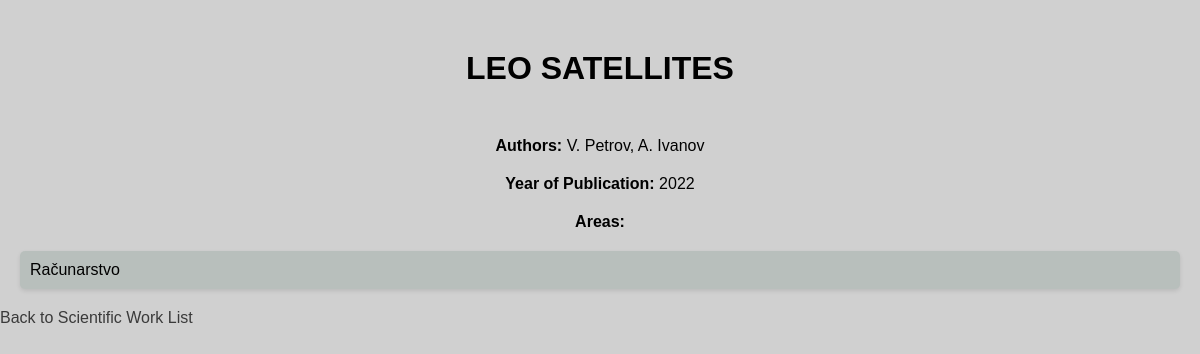
/scientificworks/1/, run on the app's committed database.
### main/models.py (models this page shows, shortened)
class ScientificWork(models.Model):
    id = models.AutoField(primary_key=True)
    title = models.CharField(max_length=255)
    authors = models.CharField(max_length=255)
    year_of_publication = models.IntegerField()
    areas = models.ManyToManyField(Area, related_name='works')

class Area(models.Model):
    id = models.AutoField(primary_key=True)
    name = models.CharField(max_length=255)

### main/views.py (the view)
# urls.py: path('scientificworks/<int:pk>/', views.scientificwork_detail, name='scientificwork_detail'),
def scientificwork_detail(request, pk):
    scientificwork = get_object_or_404(ScientificWork, pk=pk)
    return render(request, 'scientificwork_detail.html', {'scientificwork': scientificwork})

### main/templates/scientificwork_detail.html (shortened to what this page needs)
{% load static %}
<!DOCTYPE html>
<html>
<head>
    <link rel="stylesheet" type="text/css" href="{% static 'styles.css' %}">
</head>
<body>
    <h1>{{ scientificwork.title }}</h1>
    <p><strong>Authors:</strong> {{ scientificwork.authors }}</p>
    <p><strong>Year of Publication:</strong> {{ scientificwork.year_of_publication }}</p>
    <p><strong>Areas:</strong>
        <ul>
            {% for area in scientificwork.areas.all %}
                <li>{{ area.name }}</li>
            {% endfor %}
        </ul>
    </p>
    <a href="{% url 'scientificwork_list' %}">Back to Scientific Work List</a>
</body>
</html>

### main/static/styles.css (style rules this page uses)
body { font-family: Arial, sans-serif; background-color: #d0d0d0; margin: 0; padding: 0; }
h1 { text-align: center; text-transform: uppercase; color: #000000; margin-top: 50px; margin-bottom: 50px; }
ul { list-style-type: none; padding: 0; }
li { background-color: #1c503721; margin: 10px 20px; padding: 10px; border-radius: 5px; box-shadow: 0 2px 4px rgba(0, 0, 0, 0.1); }
a { text-decoration: none; color: #3a3a3a; }
p { text-align: center; margin: 20px 0; }

### data on the page
ScientificWork: title "LEO SATELLITES", authors "V. Petrov, A. Ivanov", year_of_publication "2022"
Area: name "Računarstvo"
